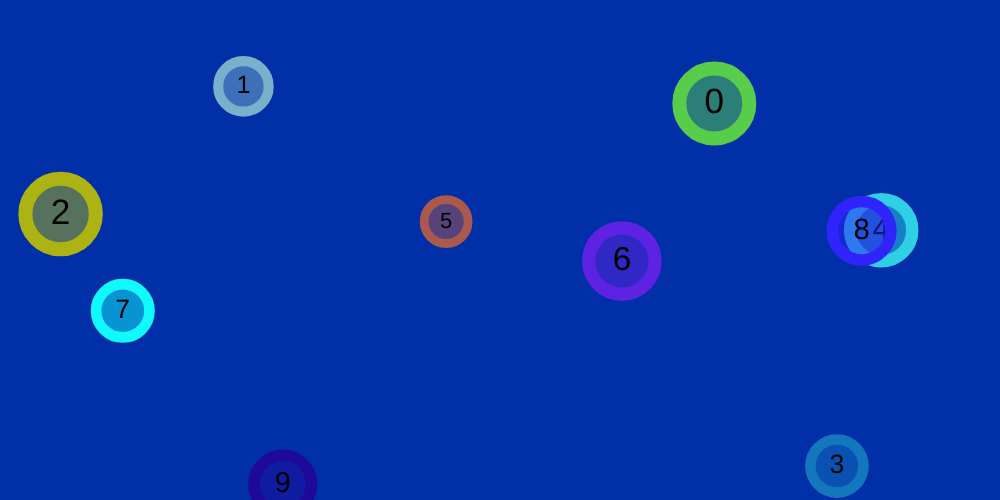
Frame 1 (no input)
Frame 60 (no input): identical to frame 1, image omitted
Frame 120 (the mouse pressed at the canvas centre since frame 60): identical to frame 1, image omitted

The p5.js sketch that drew this single still picture (run headless with seeded random() and noise() and a simulated clock; from frame 60 on, the mouse is pressed at the canvas centre):

// p5.js sketch
// ── sketch.js
function DistanceSquared(x1,y1,x2,y2){   //faster than Distance
	return (x1-x2)**2 + (y1-y2)**2;
}

function random(x){
	return x*random();
}

class Circle{
	constructor(id,x,y,radius){
		this.x = x;
		this.y = y;
		this.id = id;
		this.vx = 0;
		this.vy = 0;
		this.radius = radius;
		this.borderRadius = this.radius/5;
		this.outerRadius = this.radius + this.borderRadius;
		this.initialClick = null;
		this.rgba = {"r": random(255),"g": random(255),"b": random(255),"a": 255};
	}
	Draw(){
		fill(this.rgba.r,this.rgba.g,this.rgba.b,this.rgba.a/2);
		strokeWeight(2 * this.borderRadius);
		stroke(this.rgba.r,this.rgba.g,this.rgba.b,this.rgba.a);
		ellipse(this.x,this.y,2 * this.radius,2 * this.radius);
		strokeWeight(0);
		fill(0);
		textAlign(CENTER, CENTER);
		textSize(this.radius);
		text(this.id,this.x,this.y);
	}
	inArea(x,y){
		return DistanceSquared(x,y,this.x,this.y) < this.outerRadius**2;
	}
	Move(){
		if(this !== circleClicked){
			this.x += this.vx;
			this.y += this.vy;
		}
	}
	verifyWalls(){
		let outerRadius = this.outerRadius;
		let wallsCollided = {"x":0, "y":0}
		if(this.x + outerRadius > W ){
			wallsCollided.x = 1;
		}
		if(this.x - outerRadius < 0){
			wallsCollided.x = -1;
		}
		if(this.y + outerRadius > H){
			wallsCollided.y = 1;
		}
		if(this.y - outerRadius < 0){
			wallsCollided.y = -1;
		}
		return wallsCollided;
	}
	collideWithWalls(){
		let wallsCollided = this.verifyWalls();
		for(let wall in wallsCollided){
			if(wallsCollided[wall] !== 0){
				this["v" + wall] = wallsCollided[wall] * (-1) * Math.abs(this["v" + wall]);
			}
		}
	}
	calcularAtritoOneVariable(v){
		let reduction = Atrito;
		if(v > 0){
			if(v > reduction)	{
				v -= reduction;
			}
			else{
				v = 0;
			}
		}
		return v;
	}
	calcularAtrito(){
		let v = Math.sqrt(this.vx**2 + this.vy**2);
		if(v > 0){
			let newV = this.calcularAtritoOneVariable(v);
			let reduction = newV/v;
			this.vx *= reduction;
			this.vy *= reduction;
		}
	}
}

function mousePressed(){
	let x = mouseX;
	let y = mouseY;
	for(let i = circles.length - 1; i >= 0; i--){
		let circle = circles[i];
		if(circle.inArea(x,y)){
			circle.initialClick = {"x": x - circle.x,"y": y - circle.y};
			//circles.splice(i,1);
			//circles.push(circle);
			circleClicked = circle;
			break;
		}
	}
}

function mouseDragged(){
	if(circleClicked !== null){
		let lastX = circleClicked.x;
		let lastY = circleClicked.y;
		circleClicked.x = mouseX - circleClicked.initialClick.x;
		circleClicked.y = mouseY - circleClicked.initialClick.y;
		let walls = circleClicked.verifyWalls();
		if(walls.x !== 0){
			circleClicked.x = lastX;
		}
		if(walls.y !== 0){
			circleClicked.y = lastY;
		}
		circleClicked.vx = circleClicked.x - lastX;
		circleClicked.vy = circleClicked.y - lastY;
	}
}

function mouseReleased(){
	circleClicked = null;
}

function setup() {
	W = 1000
	H = 500
	Atrito = 0.1;
	circleClicked = null;
	
	createCanvas(W,H);
	circles = [];
	for(let i = 0; i< 10; i++){
		circles.push(new Circle(i,W * random(),H * random(),20+20*random()));
	}
}

function draw() {
	background(0,47,167);
	for(circle of circles){
		circle.collideWithWalls();
		circle.calcularAtrito();
		circle.Move();
		circle.Draw();
	}
}
